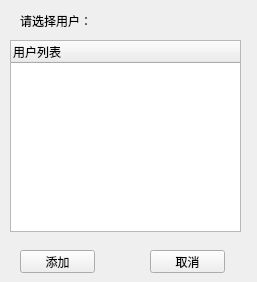
<?xml version="1.0" encoding="UTF-8"?>
<ui version="4.0">
 <class>login_bkg</class>
 <widget class="QWidget" name="login_bkg">
  <property name="geometry">
   <rect>
    <x>0</x>
    <y>0</y>
    <width>257</width>
    <height>282</height>
   </rect>
  </property>
  <property name="windowTitle">
   <string>Form</string>
  </property>
  <property name="styleSheet">
   <string notr="true"/>
  </property>
  <widget class="QLabel" name="label">
   <property name="geometry">
    <rect>
     <x>20</x>
     <y>10</y>
     <width>141</width>
     <height>21</height>
    </rect>
   </property>
   <property name="text">
    <string>请选择用户：</string>
   </property>
  </widget>
  <widget class="QTreeWidget" name="treeWidget">
   <property name="geometry">
    <rect>
     <x>10</x>
     <y>40</y>
     <width>231</width>
     <height>192</height>
    </rect>
   </property>
   <column>
    <property name="text">
     <string>用户列表</string>
    </property>
   </column>
  </widget>
  <widget class="QPushButton" name="pushButton">
   <property name="geometry">
    <rect>
     <x>20</x>
     <y>250</y>
     <width>75</width>
     <height>23</height>
    </rect>
   </property>
   <property name="text">
    <string>添加</string>
   </property>
  </widget>
  <widget class="QPushButton" name="pushButton_2">
   <property name="geometry">
    <rect>
     <x>150</x>
     <y>250</y>
     <width>75</width>
     <height>23</height>
    </rect>
   </property>
   <property name="text">
    <string>取消</string>
   </property>
  </widget>
 </widget>
 <resources>
  <include location="images.qrc"/>
 </resources>
 <connections/>
</ui>
